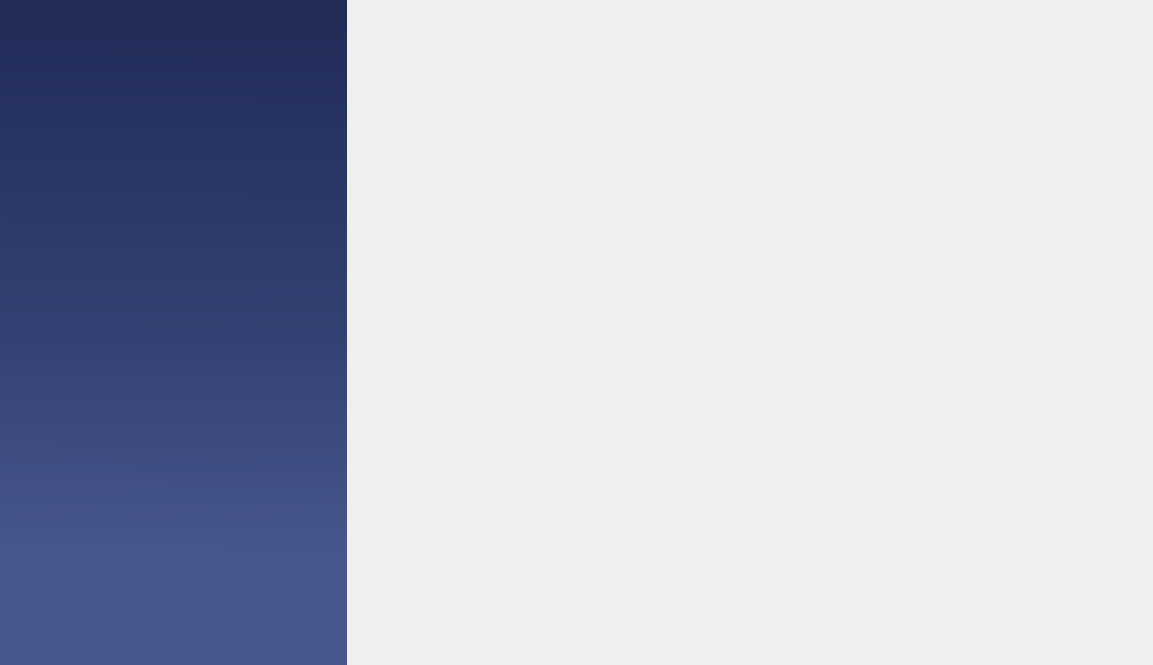
<?xml version="1.0" encoding="UTF-8"?>
<ui version="4.0">
 <class>MainWindow</class>
 <widget class="QMainWindow" name="MainWindow">
  <property name="geometry">
   <rect>
    <x>0</x>
    <y>0</y>
    <width>1153</width>
    <height>665</height>
   </rect>
  </property>
  <property name="windowTitle">
   <string>MainWindow</string>
  </property>
  <widget class="QWidget" name="centralwidget">
   <property name="styleSheet">
    <string notr="true">#navBar {
background-color: qlineargradient(spread:pad, x1:0.508, y1:0.0340909, x2:0.503051, y2:1, stop:0 rgba(33, 44, 89, 255), stop:0.497175 rgba(52, 66, 115, 255), stop:0.847458 rgba(72, 87, 142, 255))
}</string>
   </property>
   <widget class="QWidget" name="navBar" native="true">
    <property name="geometry">
     <rect>
      <x>0</x>
      <y>0</y>
      <width>347</width>
      <height>665</height>
     </rect>
    </property>
   </widget>
  </widget>
 </widget>
 <resources/>
 <connections/>
</ui>
